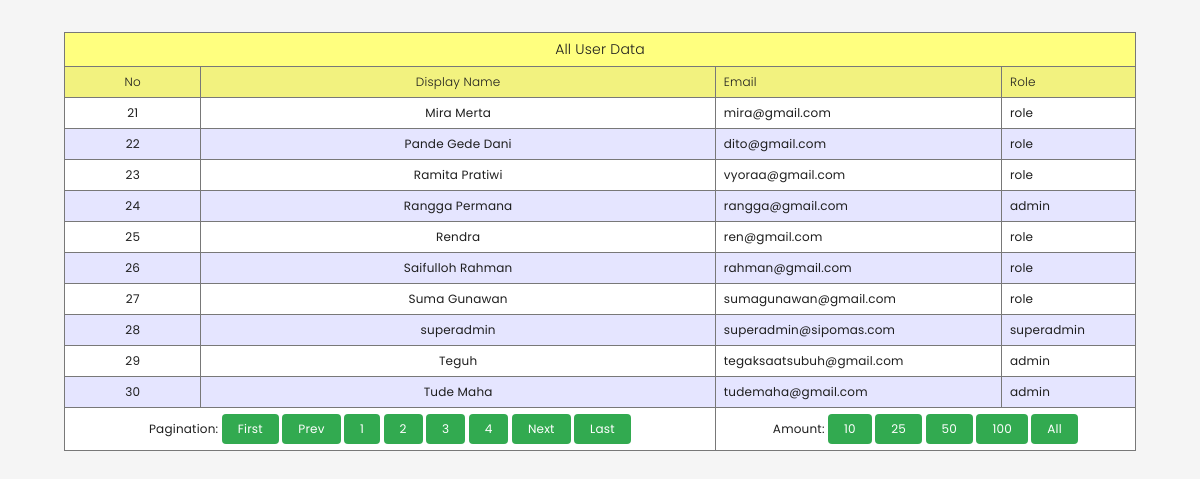
The app's page /?halaman=3&q=10 with its own data.
### tables this page shows
CREATE TABLE `user` (
  `username` varchar(30) NOT NULL,
  `email` varchar(100) NOT NULL,
  `role` varchar(10) NOT NULL,
  `password` varchar(255) NOT NULL
);

### index.php (the view, shortened to what this page needs)
<?php
    require 'function.php';
    $halaman = isset($_GET['halaman'])?(int)$_GET['halaman'] : 1;
    $amount = isset($_GET['q'])?(int)$_GET['q'] : 10;
    $checkmaxpage = mysqli_query($conn, "SELECT count(*) AS jumlah from user");
    $checkresult = mysqli_fetch_assoc($checkmaxpage);
    if($checkresult['jumlah'] == $amount){
        $maxpage = intdiv($checkresult['jumlah'], $amount);
    }else{
        $maxpage = intdiv($checkresult['jumlah'], $amount)+1;
    }
    $beginning = ($halaman>1) ? ($halaman * $amount) - $amount : 0;
    $query = "SELECT * FROM user LIMIT $beginning, $amount";
    $data_buku = mysqli_query($conn, $query);
    $numbering = $beginning+1;
?>
<html>
    <head>
        <link rel="stylesheet" href="style.css">
        <link rel="stylesheet" href="https://cdnjs.cloudflare.com/ajax/libs/font-awesome/6.3.0/css/all.min.css" />
    </head>
    <body>
        <table class="tabel-buku">
            <tr>
                <th colspan="4" class="header-text">All User Data</th>
            </tr>
            <tr>
                <th>No</th>
                <th>Display Name</th>
                <th>Email</th>
                <th>Role</th>
            </tr>
            <?php while($data = mysqli_fetch_assoc($data_buku)) : ?>
                <tr>
                    <td><?= $numbering++ ?></td>
                    <td><?= $data['username'] ?></td>
                    <td><?= $data['email'] ?></td>
                    <td><?= $data['role']?></td>
                </tr>
            <?php endwhile; ?>
            <tr>
                <td colspan="2">
                    Pagination:
                    <a href="?halaman=1&q=<?= $amount ?>" class="add-btn">First</a>
                    <a href="?halaman=<?= $halaman-1 ?>&q=<?= $amount ?>" class="add-btn">Prev</a>
                    <?php
                        for($x=1; $x<=$maxpage; $x++){
                    ?>
                        <a href="?halaman=<?= $x ?>&q=<?= $amount ?>" class="add-btn"><?= $x ?></a>
                    <?php
                        }
                    ?>
                    <a href="?halaman=<?= $halaman+1 ?>&q=<?= $amount ?>" class="add-btn">Next</a>
                    <a href="?halaman=<?= $maxpage ?>&q=<?= $amount ?>" class="add-btn">Last</a>
                </td>
                <td colspan="2">
                    Amount:
                    <a href="?halaman=<?= $halaman ?>&q=10" class="add-btn">10</a>
                    <a href="?halaman=<?= $halaman ?>&q=25" class="add-btn">25</a>
                    <a href="?halaman=<?= $halaman ?>&q=50" class="add-btn">50</a>
                    <a href="?halaman=<?= $halaman ?>&q=100" class="add-btn">100</a>
                    <a href="?halaman=<?= $halaman ?>&q=<?= $checkresult['jumlah'] ?>" class="add-btn">All</a>
                </td>
            </tr>
        </table>
    </body>
</html>

### style.css (style rules this page uses)
html, body { scroll-behavior: smooth; padding: 12px 28px; background: rgb(245, 245, 245); font-family: "Poppins"; }
a { color: rgb(0, 0, 255); }
.tabel-buku { cursor: default; width: 100%; border-collapse: collapse; background: white; color: rgb(30, 30, 30); font-size: 12px; text-align: left; letter-spacing: 0.2px; }
.tabel-buku tr:nth-child(even) { background: rgba(0, 0, 255, 0.1); }
.tabel-buku th { background: rgba(255, 255, 0, 0.5); font-weight: 300; }
.tabel-buku th, .tabel-buku td { padding: 6px 8px; border: 1px solid rgb(120, 120, 120); }
.tabel-buku th:nth-child(1), .tabel-buku th:nth-child(2), .tabel-buku td:nth-child(1), .tabel-buku td:nth-child(2) { text-align: center; }
.header-text { font-size: 14px; text-align: center; }
.add-btn, .edit-btn, .delete-btn { padding: 4px 16px; margin: 0 auto; width: max-content; display:inline-block; border-radius: 4px; background: rgb(90, 150, 240); color: white !important; text-decoration: none; word-spacing: 2px; }
.add-btn { padding: 6px 16px; background: rgb(50, 170, 80); }

### records on screen
user: username "Mira Merta", email "mira@gmail.com", role "role"
user: username "Pande Gede Dani", email "dito@gmail.com", role "role"
user: username "Ramita Pratiwi", email "vyoraa@gmail.com", role "role"
user: username "Rangga Permana", email "rangga@gmail.com", role "admin"
user: username "Rendra", email "ren@gmail.com", role "role"
user: username "Saifulloh Rahman", email "rahman@gmail.com", role "role"
user: username "Suma Gunawan", email "sumagunawan@gmail.com", role "role"
user: username "superadmin", email "superadmin@sipomas.com", role "superadmin"
user: username "Teguh", email "tegaksaatsubuh@gmail.com", role "admin"
user: username "Tude Maha", email "tudemaha@gmail.com", role "admin"
